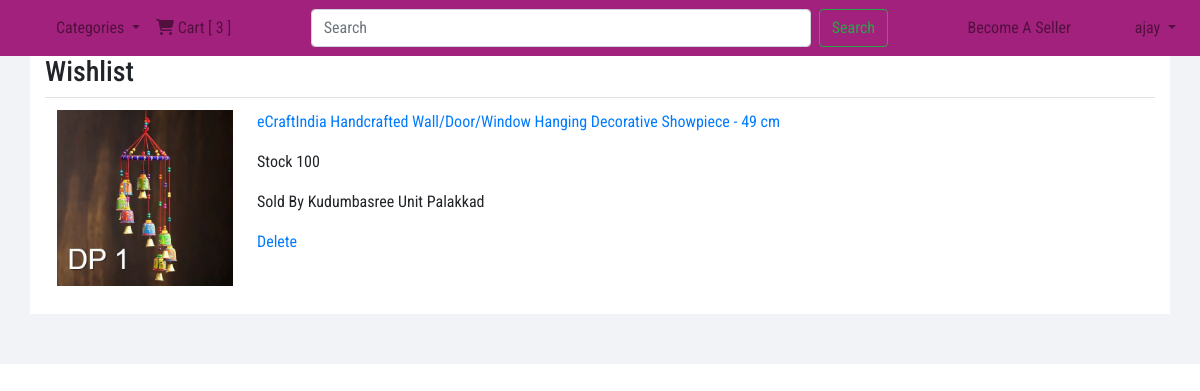
Page /wishlist.php (signed in) on the earlier database version.
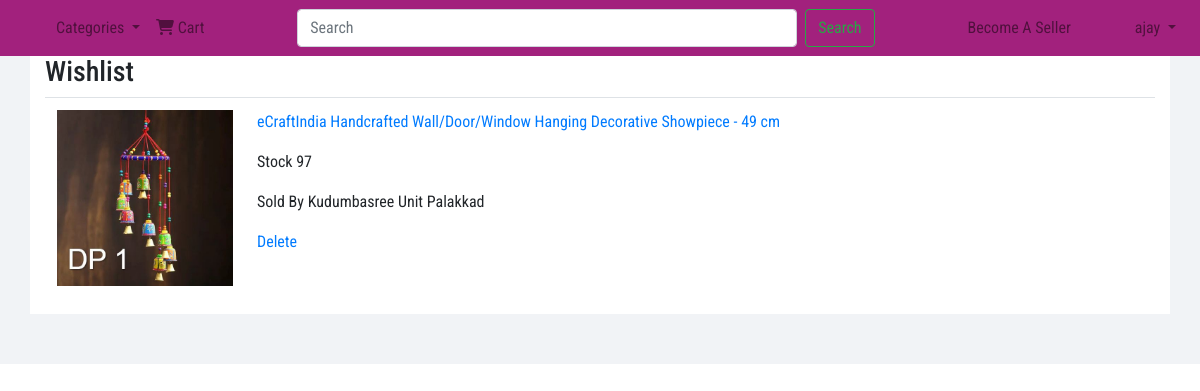
Same page on the later database version.
### tables this page shows
CREATE TABLE IF NOT EXISTS `wishlist` (
  `wishlist_id` varchar(14) NOT NULL,
  `product_id` varchar(14) NOT NULL,
  `user_id` varchar(14) NOT NULL,
  UNIQUE KEY `wishlist_id` (`wishlist_id`)
);

CREATE TABLE IF NOT EXISTS `products` (
  `product_id` varchar(14) NOT NULL,
  `seller_id` varchar(14) NOT NULL,
  `category_id` varchar(14) NOT NULL,
  `name` varchar(150) NOT NULL,
  `description` varchar(500) NOT NULL,
  `quantity` int(3) NOT NULL,
  `mrp` float(7,2) NOT NULL,
  `discount` int(2) NOT NULL,
  `tax_slab` int(2) NOT NULL,
  UNIQUE KEY `product_id` (`product_id`)
);

CREATE TABLE IF NOT EXISTS `product_images` (
  `img_id` varchar(14) NOT NULL,
  `product_id` varchar(14) NOT NULL,
  `name` varchar(20) NOT NULL,
  `dp` varchar(1) NOT NULL,
  UNIQUE KEY `img_id` (`img_id`)
);

CREATE TABLE IF NOT EXISTS `unit_details` (
  `user_id` varchar(14) NOT NULL,
  `unit_name` varchar(50) NOT NULL,
  `unit_no` int(5) DEFAULT NULL,
  UNIQUE KEY `user_id` (`user_id`)
);

### universal-codes.php (called while the page is built, shortened)
<?php
if(isset($_SESSION['user_id'])){
    $user_type = $_SESSION["user_type"];
    $user_id = $_SESSION["user_id"];
    $logged = "Y";
    }
?>

### functions.php (called while the page is built, shortened)
<?php
function dpImgFromProductId($product_id)
{
    include "dbconnect.php";
    $sql = "SELECT name FROM product_images WHERE product_id='$product_id' AND dp='Y'";
    $result = mysqli_query($con, $sql);
    if(mysqli_num_rows($result)>0){
        $row = mysqli_fetch_assoc($result);
        $img_name = $row["name"];
    }
    return $img_name ;
}
function productNameFromProductId($product_id)
{
    include "dbconnect.php";
    $sql = "SELECT name FROM products WHERE product_id='$product_id'";
    $result = mysqli_query($con, $sql);
    if(mysqli_num_rows($result)>0){
        $row = mysqli_fetch_assoc($result);
        $product_name = $row["name"];
    }
    return $product_name ;
}
function stockFromProductId($product_id){
    include "dbconnect.php";
    $sql = "SELECT quantity FROM products WHERE product_id='$product_id'";
    $result = mysqli_query($con, $sql);
    if(mysqli_num_rows($result)>0){
        $row = mysqli_fetch_assoc($result);
        $quantity = $row["quantity"];
    }
    return $quantity ;
}
function unitDetailsFromUserId($user_id,$col_name){
    include "dbconnect.php";
    $sql = "SELECT $col_name FROM unit_details WHERE user_id='$user_id'";
    $result = mysqli_query($con, $sql);
    if(mysqli_num_rows($result)>0){
        $row = mysqli_fetch_assoc($result);
        $col_value = $row["$col_name"];
    }
    return $col_value ;
}
?>

### wishlist.php (the view, shortened to what the changed rows need)
<?php
include "dbconnect.php";
include "functions.php";
include "universal-codes.php";
?>
<!DOCTYPE html>
<html lang="en">
<?php include "head.php"; ?>
<body>
    <?php include "navbar.php";?>
    <section id="sec-cart">
        <div class="container">
            <div class="row">
                <div class="col-lg-12">
                <table class="table">
                    <tbody>
                <?php
                $sql = "SELECT * FROM wishlist WHERE user_id='$user_id'";
                $result = mysqli_query($con, $sql);
                if(mysqli_num_rows($result)>0){
                    while($row = mysqli_fetch_assoc($result))
                    {
                        $product_id = $row['product_id'];
                        $dp = dpImgFromProductId($product_id);
                        $product_name = productNameFromProductId($product_id);
                        $stock = stockFromProductId($product_id);
                        $sql1 = "SELECT * FROM products WHERE product_id='$product_id'";
                        $result1 = mysqli_query($con, $sql1);
                        if(mysqli_num_rows($result1)>0){
                            $row = mysqli_fetch_assoc($result1);
                            $seller_id = $row['seller_id'];
                            $seller_name = ucwords(unitDetailsFromUserId($seller_id,'unit_name'));
                        }
                        ?>
                        <tr class="cart-item-<?php echo $product_id;?>">
                            <td class="cart-img"><img src="img/products/<?php echo $dp;?>" alt=""></td>
                            <td class="cart-product-name">
                                <p><a href="product-details.php?id=<?php echo $product_id;?>"><?php echo $product_name;?></a></p>
                                <p>Stock <?php echo $stock;?></p>
                                <p>Sold By <?php echo $seller_name;?></p>
                                <a href="javascript:void(0)" onclick="deleteWishlistItem(<?php echo '\''.$product_id.'\'';?>)">Delete</a>
                            </td>
                        </tr>
                        <?php
                    }
                }
                ?>
                    </tbody>
                </table>
                </div>
            </div>
        </div>
    </section>
</body>
</html>

### navbar.php (shortened to what the changed rows need)
<?php if($user_type=="C"){?>
<nav class="navbar navbar-expand-lg navbar-light fixed-top"  >
  <div class="collapse navbar-collapse" id="navbarSupportedContent">
    <ul class="navbar-nav mr-auto">
      <li class="nav-item">
      <?php
      if($logged=='Y'){
        ?>
         <a class="nav-link" href="cart.php"><i class="fa-solid fa-cart-shopping"></i> Cart
        <?php
        $sql = "SELECT * FROM cart WHERE user_id='$user_id'";
        $result = mysqli_query($con, $sql);
        if(mysqli_num_rows($result)>0){
            $i = mysqli_num_rows($result);
            echo ' [ '.$i.' ] ';
        }
        ?></a>
        <?php
      }else{
        ?>
          <a class="nav-link" href="login.php"><i class="fa-solid fa-cart-shopping"></i> Cart</a>
        <?php
      }?>
      </li>
    </ul>
  </div>
</nav>
<?php }
?>

Differences in the rows shown:
changed through a linked row, wishlist "eCraftIndia Handcrafted Wall/Door/Window Hanging Decorative Showpiece - 49 cm": product.quantity "100" → "97"
Other differences:
$i: "3" → (not shown)
